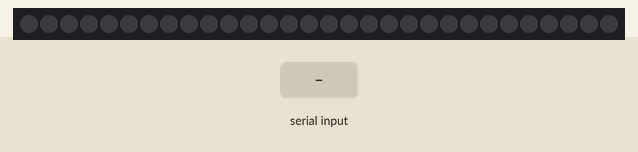
Simulated run of this sketch. Board: ATtiny85, built with avr-gcc and run on an emulated ATtiny85. On the bench: 30 RGB LEDs in strip order, left to right. Inputs (shaded band) come from the test bench. Random numbers use the default seed unless the sketch sets one; what the sketch prints to the serial monitor is not drawn.

Above: at 1.2 s.
1.3 s: "v1\n" received over the second serial link
At 2.3 s:
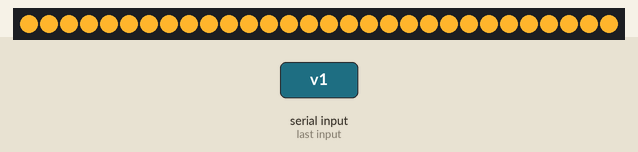
2.8 s: "2" received over the second serial link
At 3.3 s:
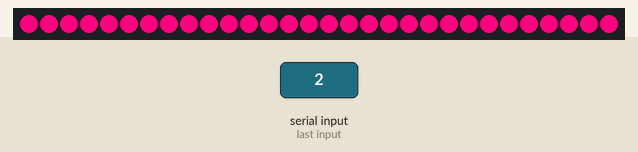
4.3 s: "0" received over the second serial link
At 5.5 s:
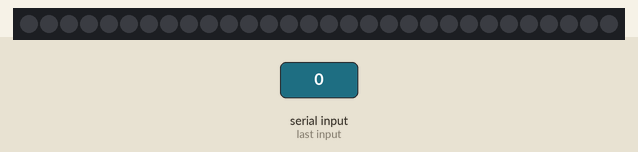
5.8 s: "1" received over the second serial link
At 6.8 s:
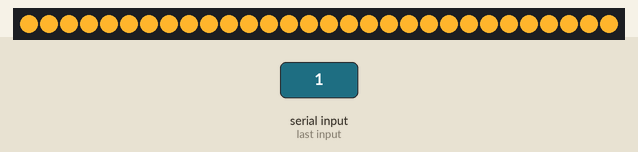
Timing chart, 0 to 8.3 s (numbered marks = the images above; inputs shaded):
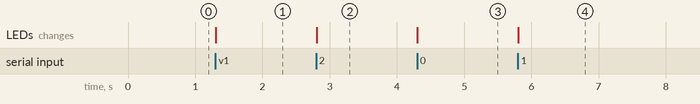

Measured:
- after the input at 1.3 s, the LEDs: change at once (image 1)
- after the input at 2.8 s, the LEDs: change at once (image 2)
- after the input at 4.3 s, the LEDs: change at once (image 3)
- after the input at 5.8 s, the LEDs: change at once (image 4)

The sketch:

between_lands_torch.ino
```cpp
#include <Adafruit_NeoPixel.h>
#ifdef __AVR__
  #include <avr/power.h>
#endif

// We'll use SoftwareSerial to communicate with the XBee:
#include <SoftwareSerial.h>
// XBee's DOUT (TX) is connected to pin 2 (Arduino's Software RX)
// XBee's DIN (RX) is connected to pin 3 (Arduino's Software TX)
SoftwareSerial XBee(2, 3); // RX, TX

//DARE: set this!
#define NEOPIXEL_PIN 6

#define NUM_PIXELS 30

// Parameter 1 = number of pixels in strip
// Parameter 2 = Arduino pin number (most are valid)
// Parameter 3 = pixel type flags, add together as needed:
//   NEO_KHZ800  800 KHz bitstream (most NeoPixel products w/WS2812 LEDs)
//   NEO_KHZ400  400 KHz (classic 'v1' (not v2) FLORA pixels, WS2811 drivers)
//   NEO_GRB     Pixels are wired for GRB bitstream (most NeoPixel products)
//   NEO_RGB     Pixels are wired for RGB bitstream (v1 FLORA pixels, not v2)
Adafruit_NeoPixel strip = Adafruit_NeoPixel(NUM_PIXELS, NEOPIXEL_PIN, NEO_GRB + NEO_KHZ800);

// IMPORTANT: To reduce NeoPixel burnout risk, add 1000 uF capacitor across
// pixel power leads, add 300 - 500 Ohm resistor on first pixel's data input
// and minimize distance between Arduino and first pixel.  Avoid connecting
// on a live circuit...if you must, connect GND first.

bool _isTorchOn = false;
bool _isMagicOn = false;

//magic scrolling state
int _magicPixelOffset = 0;
int _lastMagicOffetMS = 0;
int _magicScrollDelay = 75; //increase this to slow down scrolling of pixels in magic mode

//special state change scrolling
bool _isSpecialTransish = false;
int  _specialEndMS = 0;
int _specialPixelOffset = 0;
int _lastSpecialOffetMS = 0;
int _specialScrollDelay = 25; //increase this to slow down scrolling of pixels for special state changes

//flicker behavior params
int _flickerMinDelay = 75; //min time we wait between changing the brightness
int _flickerMaxDelay = 120; //max time we wait between changing the brightness
int _flickerMinPct = 80; //min percent of brightness to apply to color (0 to 100)
int _flickerMaxPct = 100;  //max percent of brightness to apply to color (0 to 100)

//flicker runtime state
int _lastFlickerTime = 0;
int _nextFlickerDelay = 80;
int _curFlickerPct = 100;

struct TorchColor
{
  int red;
  int blue;
  int green;
};

struct TorchColor _colorProgresh[8] = {
                                 {255, 44, 181},
                                 {255, 126, 0 },
                                 {79, 106, 255},
                                 {255, 239, 37},
                                 {18, 208, 255},
                                 {255, 33, 0},
                                 {174, 44, 255},
                                 {107, 241, 33},
                                     };


TorchColor _curColor;

void setup() {
  // This is for Trinket 5V 16MHz, you can remove these three lines if you are not using a Trinket
  #if defined (__AVR_ATtiny85__)
    if (F_CPU == 16000000) clock_prescale_set(clock_div_1);
  #endif
  // End of trinket special code


  strip.begin();
  strip.show(); // Initialize all pixels to 'off'

  _isTorchOn = false;
  _isMagicOn = false;
  _isSpecialTransish = false;
  _lastMagicOffetMS = 0;
  _curColor = _colorProgresh[0];

  // Set up both ports at 9600 baud. This value is most important
  // for the XBee. Make sure the baud rate matches the config
  // setting of your XBee.
  XBee.begin(9600);
  Serial.begin(9600);
}

void loop()
{
  bool wasTorchOn = _isTorchOn;
  bool hadMagic = _isMagicOn;

  //read from serial port to get instructions from game, as sent over XBee
  if (XBee.available())
  {
    char c = XBee.read();
    if(c == '0') //turn off torch
    {
      _isTorchOn = false;
      _isMagicOn = false;
    }
    else if((c >= 'A') && (c <= 'H')) //torch on with magic
    {
      _isTorchOn = true;
      _isMagicOn = true;

      int colorIdx = ((int)c - (int)'A');
      _curColor = _colorProgresh[colorIdx];
    }
    else if((c >= '1') && (c <= '9')) //torch on, no magic
    {
      _isTorchOn = true;
      _isMagicOn = false;
      int colorIdx = ((int)c - (int)'1');
      _curColor = _colorProgresh[colorIdx];
    }

    Serial.write(c); //so we can see it on the Arduino serial monitor
  }

  //process transitions
  /*if(!wasTorchOn && _isTorchOn) //torch just went on!
  {
    _isSpecialTransish = true;
    _specialEndMS = millis() + 1000;
  }
  else if(!hadMagic && _isMagicOn) //magic just went on
  {
    _isSpecialTransish = true;
    _specialEndMS = millis() + 500;
  }*/

  //deal with computing flicker
  if(millis() - _lastFlickerTime >= _nextFlickerDelay)
  {
    _nextFlickerDelay = random(_flickerMinDelay, _flickerMaxDelay);
    _lastFlickerTime = millis();
    _curFlickerPct = random(_flickerMinPct, _flickerMaxPct);
  }

  if(_isTorchOn)
  {
    if(_isSpecialTransish)
    {
      //scroll
      long elapsed = (millis() - _lastSpecialOffetMS);
      if(elapsed >= _specialScrollDelay)
      {
        _specialPixelOffset = (_specialPixelOffset + 1) % strip.numPixels();
        _lastSpecialOffetMS = millis();
      }

      //rainbow pixels
      for (int i=0; i < strip.numPixels(); i++)
      {
        //apply scroll offset
        int pixelIdx = (i + _specialPixelOffset) % strip.numPixels();

        TorchColor pixelColor = _colorProgresh[pixelIdx % 8];
        strip.setPixelColor(pixelIdx, strip.Color(pixelColor.red, pixelColor.blue, pixelColor.green));
      }

      //done?
      if(millis() >= _specialEndMS)
        _isSpecialTransish = false;
    }
    else if(_isMagicOn)
    {
      //increment scroll offset every so often
      long elapsed = (millis() - _lastMagicOffetMS);
      if(elapsed >= _magicScrollDelay)
      {
        _magicPixelOffset = (_magicPixelOffset + 1) % strip.numPixels();
        _lastMagicOffetMS = millis();
      }

      //scroll the pixels
      for (int i=0; i < strip.numPixels(); i++)
      {
        //apply scroll offset
        int pixelIdx = (i + _magicPixelOffset) % strip.numPixels();

        if((pixelIdx % 3) == 0) //every 3 gets the color
           strip.setPixelColor(pixelIdx, strip.Color(TakePercentOf(_curFlickerPct, _curColor.red), TakePercentOf(_curFlickerPct, _curColor.green),TakePercentOf(_curFlickerPct, _curColor.blue)));
        else
           strip.setPixelColor(pixelIdx, 0); //off
      }
    }
    else
    {
      //turn on a solid color
      for (int i=0; i < strip.numPixels(); i++)
      {
        strip.setPixelColor(i, strip.Color(TakePercentOf(_curFlickerPct, _curColor.red), TakePercentOf(_curFlickerPct, _curColor.green),TakePercentOf(_curFlickerPct, _curColor.blue)));
      }
    }
  }
  else
  {
    //turn all the pixels off
    for (int i=0; i < strip.numPixels(); i++)
    {
      strip.setPixelColor(i, 0);
    }
  }

  strip.show();
}

int TakePercentOf(int percent, int value)
{
  return value;
  //return ((value * percent * 655) / 65536);
}
```
